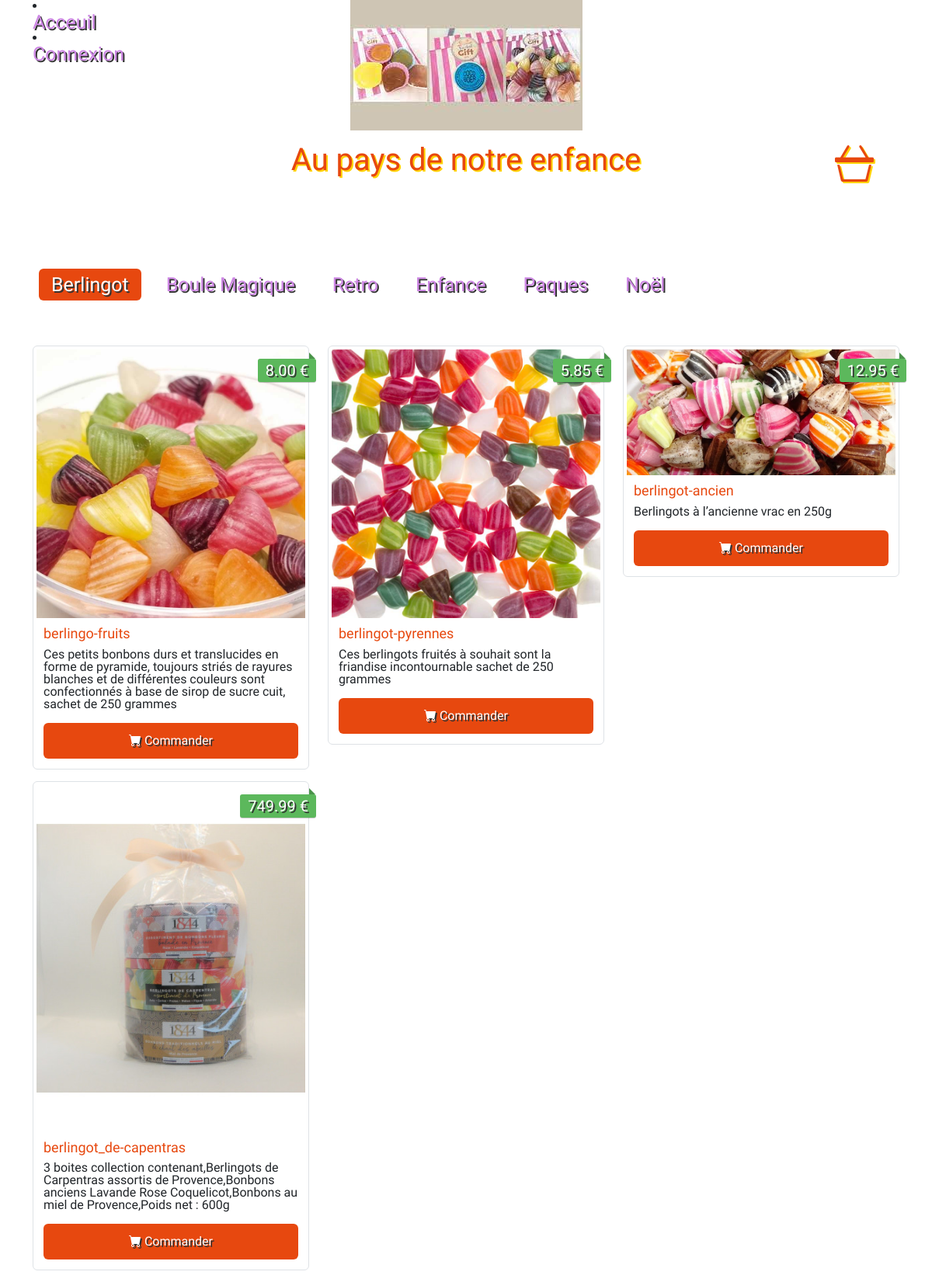
Page /bonbon/index.php on the committed database.
### tables this page shows
CREATE TABLE IF NOT EXISTS `categories` (
  `id` int NOT NULL AUTO_INCREMENT,
  `name` varchar(100) NOT NULL,
  PRIMARY KEY (`id`)
);

CREATE TABLE IF NOT EXISTS `items` (
  `id` int NOT NULL AUTO_INCREMENT,
  `name` varchar(100) NOT NULL,
  `description` varchar(255) NOT NULL,
  `price` decimal(10,2) NOT NULL,
  `qte` int NOT NULL,
  `image` varchar(255) NOT NULL,
  `category` int NOT NULL,
  PRIMARY KEY (`id`),
  KEY `category` (`category`)
);

### bonbon/index.php (the view, shortened to what this page needs)
<?php
$pdo = Database::connect();
$categs = $pdo->query('SELECT * FROM categories')->fetchAll();
?>
<!DOCTYPE html>
<html>
    <head>
        <link href="	https://cdn.jsdelivr.net/npm/bootstrap@5.3.0-alpha3/dist/css/bootstrap.min.css" rel="stylesheet">
        <link rel="stylesheet" href="https://cdn.jsdelivr.net/npm/bootstrap-icons@1.5.0/font/bootstrap-icons.css">
        <link rel="stylesheet" href="styles.css">
    </head>
    <body>
        <div class="container site">
            <?php if (isset($_SESSION['userId'])) { ?>
            <li class="nav-item dropdown">
              <a class="nav-link dropdown-toggle" href="#" role="button" data-bs-toggle="dropdown" aria-expanded="false">
                <i class="bi bi-person-circle"></i>
              </a>
              <ul class="dropdown-menu">
              <li><a class="dropdown-item" href="inscription.php">acceuil</a></li>
                <li><a class="dropdown-item" href="./admin/index.php">admin</a></li>
                <li><a class="dropdown-item" href="">Profil</a></li>
                <li><a class="dropdown-item" href="commande.php">Commande</a></li>
                <li><a class="dropdown-item" href="deconnexion.php">Déconnexion</a></li>
              </ul>
            </li>
          <?php } else { ?>
            <li class="nav-item">
              <a class="nav-link" href="inscription.php">Acceuil</a>
            </li>
            <li class="nav-item">
              <a class="nav-link" href="inscription.php">Connexion</a>
            </li>
          <?php } ?>
            <div style="text-align:center; display:flex; justify-content:center; align-items:center" class="text-logo">
                <h1 >Au pays de notre enfance </h1>
                <a href="panier.php"class="bi bi-basket3 cart-icon"> </a>
            </div>
            <nav>
                <ul class="nav nav-pills" role="tablist">
                    <?php
                        foreach ($categs as $categ) {
                    ?>
                        <li class="nav-item " role="presentation">
                            <a class="nav-link m-2 <?= $categ['id'] === 1 ? 'active' : ''; ?>" data-bs-toggle="pill" data-bs-target="#<?= htmlspecialchars($categ['id']);?>" role="tab" ><?= htmlspecialchars($categ['name']) ?></a>
                        </li>
                    <?php } ?>
                </ul>
            </nav>
        <?php
            foreach ($categs as $categ) {
                $query = "SELECT  * FROM items WHERE category = :idCat";
                $stmt = $pdo->prepare($query);
                $stmt -> bindValue("idCat",$categ["id"], PDO::PARAM_INT);
                $stmt->execute();
                $items = $stmt->fetchAll(PDO::FETCH_ASSOC);
        ?>
            <div class="tab-content">
                <div class="tab-pane <?= $categ['id'] === 1 ? 'active' : ''; ?>" id="<?= htmlspecialchars($categ['id']);?>" role="tabpanel">
                    <div class="row">
                        <?php foreach ($items as $item) { ?>
                        <div class="col-md-6 col-lg-4">
                                <div class="img-thumbnail">
                                    <img src="images/<?= htmlspecialchars($item['image']);?>" class="img-fluid" alt="...">
                                    <div class="price"><?= htmlspecialchars($item['price']);?> €</div>
                                    <div class="caption">
                                        <h4><?= htmlspecialchars($item['name']);?></h4>
                                        <p><?= htmlspecialchars($item['description']);?></p>
                                        <a href="addPanierREQ.php?id=<?=htmlspecialchars($item['id']);?>" class="btn btn-order" role="button"><span class="bi-cart-fill"></span> Commander</a>
                                    </div>
                                </div>
                            </div>
                            <?php } ?>
                        </div>
                </div>
            </div>
        <?php } ?>
    </body>
</html>

### bonbon/styles.css (style rules this page uses)
body { background: url(images/banniere.jpg) no-repeat top center; margin: 0; padding: 0; line-height: 1; }
.site { font-family: 'Holtwood One SC', sans-serif; }
.text-logo { font-family: 'Holtwood One SC', sans-serif; color: #e7480f; text-shadow: 2px 2px #ffd301; font-size: 50px; padding: 100px 0; text-align: center; }
.nav { margin-bottom: 50px; }
.nav-link { color: #cd86e4; font-size: 25px; text-shadow: 2px 2px #333; cursor: pointer; }
.nav-link.active { background-color: #e7480f !important; }
.img-thumbnail { position: relative; margin-bottom: 15px; }
.img-thumbnail img { background: #ffd301; width: 100%; }
.img-thumbnail .price { background: #5cb85c; box-shadow: 0 1px rgba(0,0,0,0.2); -moz-box-shadow: 0 1px rgba(0,0,0,0.2); -webkit-box-shadow: 0 1px rgba(0,0,0,0.2); color: #fff; text-shadow: 2px 2px #333; position: absolute; right: -10px; top: 16px; padding: 5px 10px; font-size: 20px; border-radius: 3px; }
.img-thumbnail .price:before { content: ""; border: 4px solid transparent; border-bottom: 4px solid #4a934a; border-left: 4px solid #4a934a; position: absolute; right: 1px; top: -8px; }
.img-thumbnail .caption { padding: 9px; }
.img-thumbnail .caption h4 { color: #e7480f; font-size: 18px; }
.img-thumbnail .btn-order { width: 100%; padding: 10px; font-size: 16px; color: #fff; background-color: #e7480f; text-shadow: 2px 2px #333; }
.cart-icon { position: absolute; right: 75px; text-decoration: none; color: unset; }
.nav-item .active { background-color: #e7480f !important; }

### rows in the picture
categories: name "Berlingot"
categories: name "Boule Magique"
categories: name "Retro"
categories: name "Enfance"
categories: name "Paques"
categories: name "Noël"
items: image (picture), price "8.00", name "berlingo-fruits", description "Ces petits bonbons durs et translucides en forme de pyramide, toujours striés de rayures blanches et de différentes couleurs sont confectionnés à base de sirop de sucre cuit, sachet de 250 grammes"
items: image (picture), price "5.85", name "berlingot-pyrennes", description "Ces berlingots fruités à souhait sont la friandise incontournable sachet de 250 grammes"
items: image (picture), price "12.95", name "berlingot-ancien", description "Berlingots à l’ancienne vrac en 250g"
items: image (picture), price "749.99", name "berlingot_de-capentras", description "3 boites collection contenant,Berlingots de Carpentras assortis de Provence,Bonbons anciens Lavande Rose Coquelicot,Bonbons au miel de Provence,Poids net : 600g"
